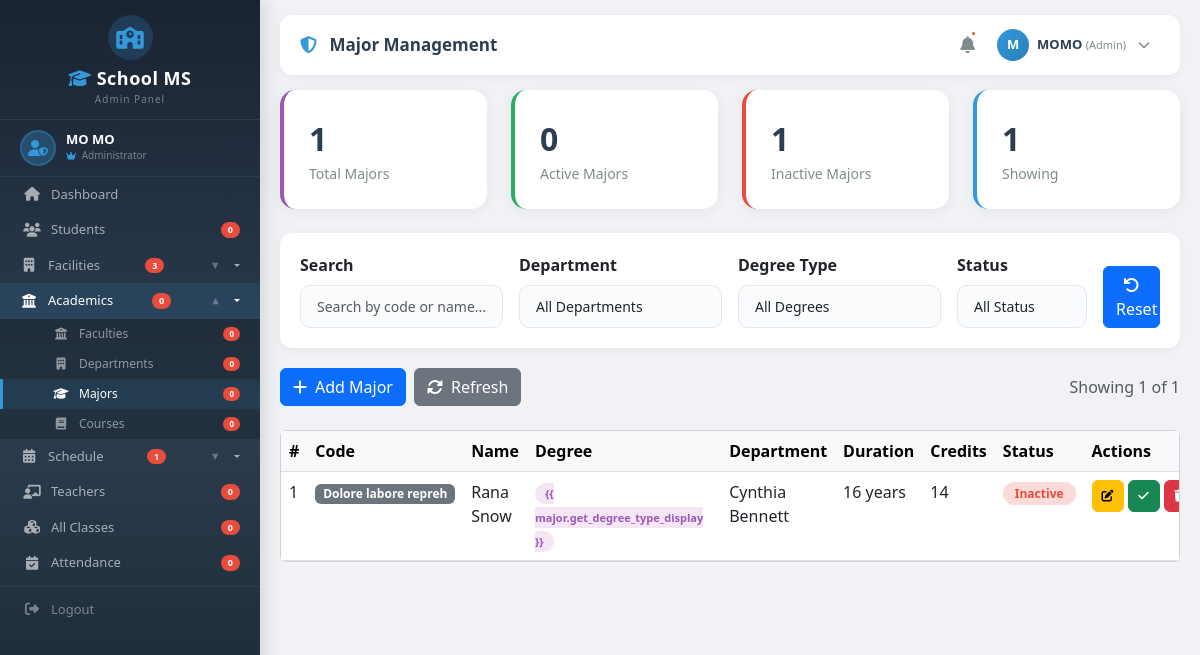
Page /courses/majors/ (signed in) on the earlier database version.
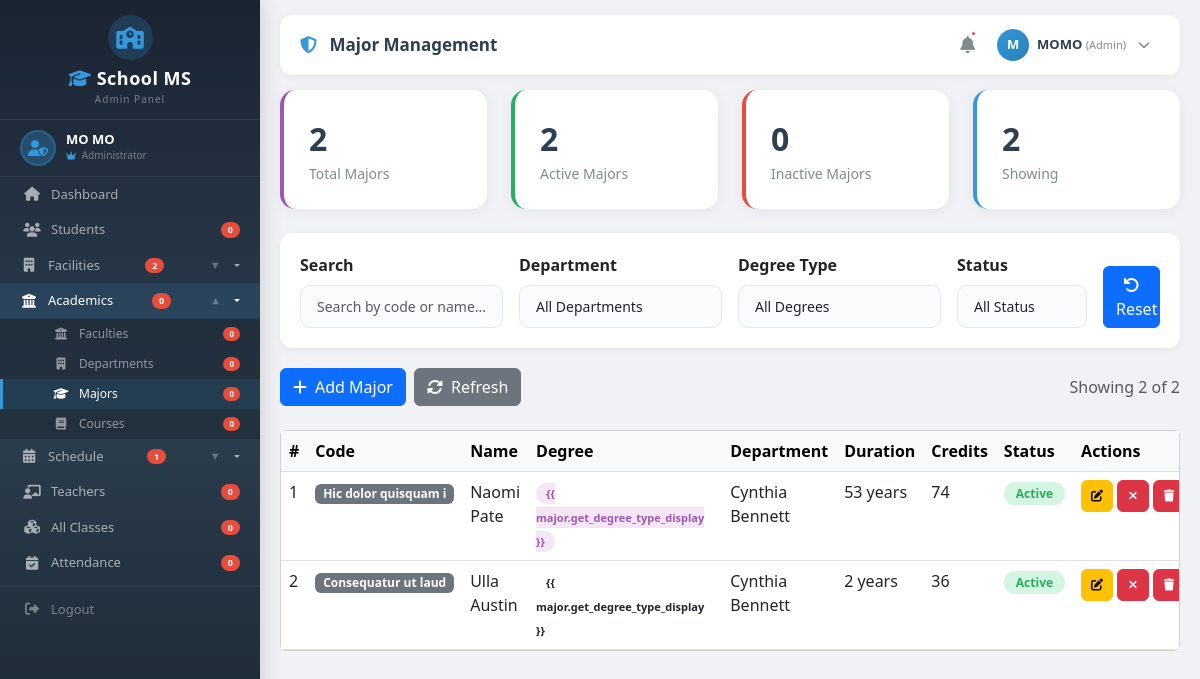
Same page on the later database version.
### courses/models.py (models this page shows, shortened)
class Major(models.Model):
    DEGREE_TYPES = [
        ('bachelor', 'Bachelor'),
        ('master', 'Master'),
        ('phd', 'PhD'),
        ('diploma', 'Diploma'),
        ('certificate', 'Certificate'),
    ]
    name = models.CharField(max_length=200)
    code = models.CharField(max_length=20, unique=True)
    degree_type = models.CharField(max_length=20, choices=DEGREE_TYPES, default='bachelor')
    description = models.TextField(blank=True, null=True)
    department = models.ForeignKey(Department, on_delete=models.CASCADE, related_name='majors')
    duration = models.IntegerField(help_text="Duration in years")
    total_credits = models.IntegerField(help_text="Total credits required to graduate")
    is_active = models.BooleanField(default=True)
    created_at = models.DateTimeField(auto_now_add=True)
    updated_at = models.DateTimeField(auto_now=True)
    class Meta:
        ordering = ['name']

class Department(models.Model):
    name = models.CharField(max_length=200)
    code = models.CharField(max_length=20, unique=True)
    description = models.TextField(blank=True, null=True)
    faculty = models.ForeignKey(Faculty, on_delete=models.CASCADE, related_name='departments')
    head = models.ForeignKey(Teacher, on_delete=models.SET_NULL, null=True, blank=True, related_name='departments')
    is_active = models.BooleanField(default=True)
    created_at = models.DateTimeField(auto_now_add=True)
    updated_at = models.DateTimeField(auto_now=True)
    class Meta:
        ordering = ['name']

### courses/views.py (the view, shortened to what this page needs)
# urls.py: path('majors/', views.major_list, name='major_list'),
@login_required
@admin_required
def major_list(request):
    majors = Major.objects.all()
    form = MajorSearchForm(request.GET or None)
    paginator = Paginator(majors, 10)
    page = request.GET.get('page')
    majors_page = paginator.get_page(page)
    context = {
        'majors': majors_page,
        'form': form,
        'total': Major.objects.count(),
        'active': Major.objects.filter(is_active=True).count(),
        'inactive': Major.objects.filter(is_active=False).count(),
    }
    return render(request, 'Backend/admin/major/major_list.html', context)

### courses/forms.py
class MajorSearchForm(forms.Form):
    search = forms.CharField(
        required=False,
        widget=forms.TextInput(attrs={'class': 'form-control', 'placeholder': 'Search by name or code...'})
    )
    department = forms.ModelChoiceField(
        queryset=Department.objects.filter(is_active=True),
        required=False,
        widget=forms.Select(attrs={'class': 'form-control'}),
        empty_label='All Departments'
    )
    degree_type = forms.ChoiceField(
        choices=[('', 'All Degrees')] + Major.DEGREE_TYPES,
        required=False,
        widget=forms.Select(attrs={'class': 'form-control'})
    )
    status = forms.ChoiceField(
        choices=[('', 'All Status'), ('active', 'Active'), ('inactive', 'Inactive')],
        required=False,
        widget=forms.Select(attrs={'class': 'form-control'})
    )

### templates/Backend/admin/major/major_list.html (shortened to what the changed rows need)
{% extends 'Backend/layouts/admin_layout.html' %}
{% load static %}
{% block content %}
<div class="row g-4 mb-4">
    <div class="col-md-3">
        <div class="stats-card">
            <div class="stats-number" id="totalCount">{{ total|default:0 }}</div>
            <div class="stats-label">Total Majors</div>
        </div>
    </div>
    <div class="col-md-3">
        <div class="stats-card" style="border-left-color:#27ae60;">
            <div class="stats-number" id="activeCount">{{ active|default:0 }}</div>
            <div class="stats-label">Active Majors</div>
        </div>
    </div>
    <div class="col-md-3">
        <div class="stats-card" style="border-left-color:#e74c3c;">
            <div class="stats-number" id="inactiveCount">{{ inactive|default:0 }}</div>
            <div class="stats-label">Inactive Majors</div>
        </div>
    </div>
    <div class="col-md-3">
        <div class="stats-card" style="border-left-color:#3498db;">
            <div class="stats-number" id="visibleCountCard">{{ majors|length|default:0 }}</div>
            <div class="stats-label">Showing</div>
        </div>
    </div>
</div>
<div class="d-flex justify-content-between align-items-center mb-4">
    <div class="d-flex gap-2">
        <a href="{% url 'courses:major_add' %}" class="btn btn-primary">
        </a>
        <a href="{% url 'courses:major_list' %}" class="btn btn-secondary" id="refreshBtn">
        </a>
    </div>
    <span class="text-muted" id="resultCount">
    </span>
</div>
<div class="card">
    <div class="card-body p-0">
        <div class="table-responsive">
            <table class="table table-hover mb-0">
                <thead class="table-light">
                    <tr>
                        <th>#</th>
                        <th>Code</th>
                        <th>Name</th>
                        <th>Degree</th>
                        <th>Department</th>
                        <th>Duration</th>
                        <th>Credits</th>
                        <th>Status</th>
                        <th style="width:140px;">Actions</th>
                    </tr>
                </thead>
                <tbody id="tableBody">
                    {% for major in majors %}
                    <tr class="major-row" data-code="{{ major.code|lower }}" data-name="{{ major.name|lower }}"
                        data-department="{{ major.department.id }}" data-degree="{{ major.degree_type }}"
                        data-status="{% if major.is_active %}active{% else %}inactive{% endif %}">
                        <td>{{ forloop.counter }}</td>
                        <td><span class="badge bg-secondary">{{ major.code }}</span></td>
                        <td>{{ major.name }}</td>
                        <td><span class="degree-badge {{ major.degree_type }}">{{ major.get_degree_type_display
                                }}</span></td>
                        <td>{{ major.department.name }}</td>
                        <td>{{ major.duration }} years</td>
                        <td>{{ major.total_credits }}</td>
                        <td>
                            <span class="status-badge {% if major.is_active %}active{% else %}inactive{% endif %}">
                                {% if major.is_active %}Active{% else %}Inactive{% endif %}
                            </span>
                        </td>
                        <td>
                            <div class="d-flex gap-1">
                                <a href="{% url 'courses:major_edit' major.pk %}"
                                    class="btn btn-sm btn-warning table-action-btn" title="Edit">
                                    <i class="fas fa-edit"></i>
                                </a>
                                <a href="{% url 'courses:major_toggle_status' major.pk %}"
                                    class="btn btn-sm {% if major.is_active %}btn-danger{% else %}btn-success{% endif %} table-action-btn"
                                    onclick="return confirm('Are you sure you want to toggle the status of this major?')"
                                    title="Toggle Status">
                                    <i class="fas {% if major.is_active %}fa-times{% else %}fa-check{% endif %}"></i>
                                </a>
                                <a href="{% url 'courses:major_delete' major.pk %}"
                                    class="btn btn-sm btn-danger table-action-btn"
                                    onclick="return confirm('Are you sure you want to delete this major? This action cannot be undone.')"
                                    title="Delete">
                                    <i class="fas fa-trash"></i>
                                </a>
                            </div>
                        </td>
                    </tr>
                    {% endfor %}
                </tbody>
            </table>
        </div>
    </div>
</div>
{% endblock %}

### templates/Backend/layouts/admin_layout.html (shortened to what the changed rows need)
{% load static %}
<!DOCTYPE html>
<html lang="en">
<head>
    <link href="https://cdn.jsdelivr.net/npm/bootstrap@5.3.0/dist/css/bootstrap.min.css" rel="stylesheet">
    <link rel="stylesheet" href="https://cdnjs.cloudflare.com/ajax/libs/font-awesome/6.4.0/css/all.min.css">
</head>
<body>
    <div class="sidebar" id="sidebar">
        <div class="sidebar-menu-wrapper">
            <ul class="sidebar-menu">
                <li>
                    <button
                        class="dropdown-toggle {% if 'building' in request.path or 'floor' in request.path or 'room' in request.path %}active{% endif %}"
                        onclick="toggleDropdown(this)">
                        <i class="fas fa-building"></i> Facilities
                        <span class="badge-notification">{{ total_buildings|default:0 }}</span>
                        <span class="arrow">▼</span>
                    </button>
                </li>
            </ul>
        </div>
    </div>
    <div class="main-content" id="mainContent">
        <div class="content-area">
            {% block content %}{% endblock %}
        </div>
    </div>
</body>
</html>

Differences in the rows shown:
removed Major: code "Dolore labore repreh", name "Rana Snow", department.name "Cynthia Bennett", duration "16", total_credits "14", is_active "Inactive"
added Major: code "Hic dolor quisquam i", name "Naomi Pate", department.name "Cynthia Bennett", duration "53", total_credits "74", is_active "Active"
added Major: code "Consequatur ut laud", name "Ulla Austin", department.name "Cynthia Bennett", duration "2", total_credits "36", is_active "Active", degree_type "certificate" (drawn)
Other differences:
{{ total_buildings|default:0 }}: "3" → "2"
{{ total|default:0 }}: "1" → "2"
{{ active|default:0 }}: "0" → "2"
{{ inactive|default:0 }}: "1" → "0"
{{ majors|length|default:0 }}: "1" → "2"
text written by a page script: "Showing 1 of 1" → "Showing 2 of 2"
